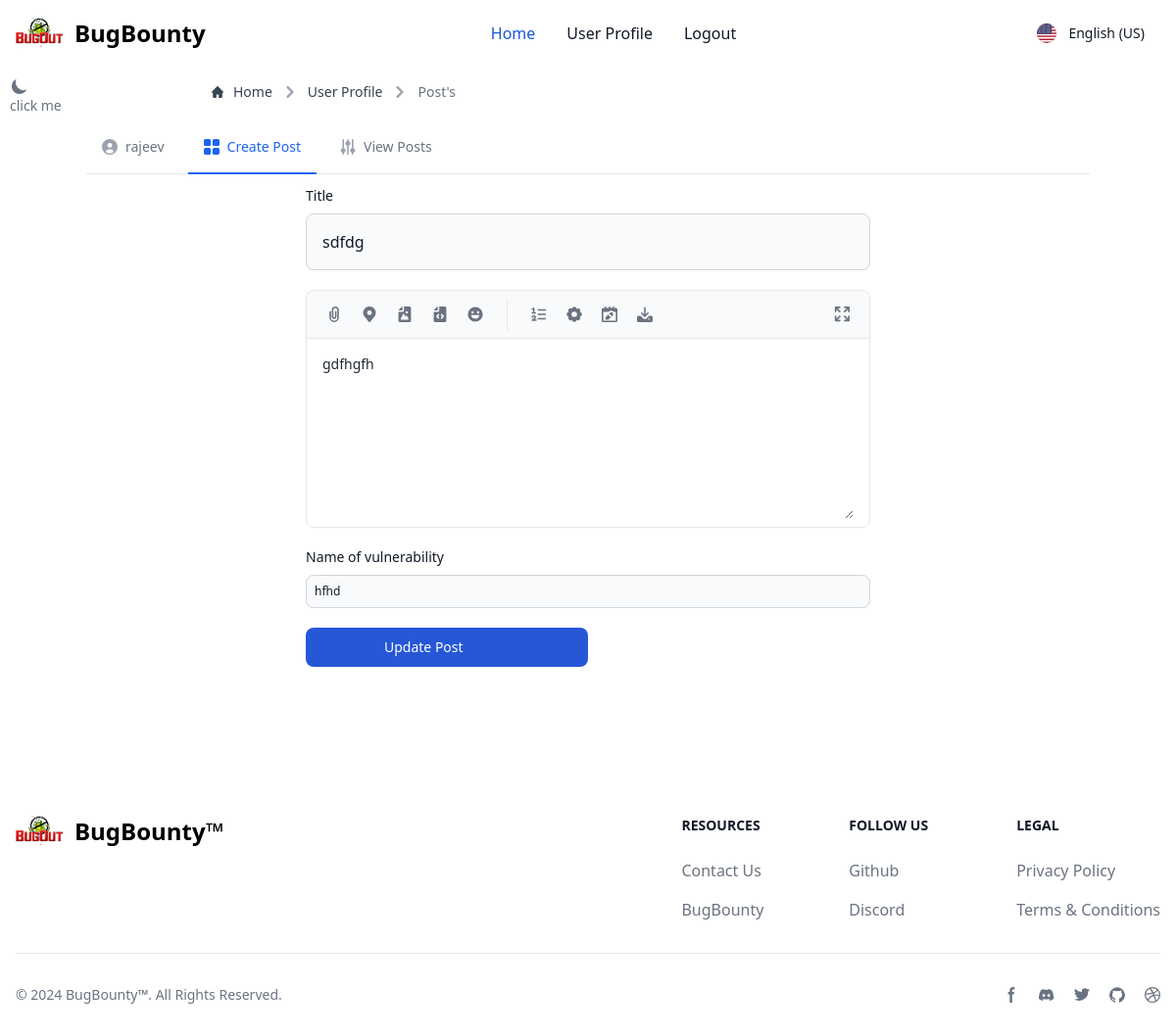
Before: /updateposts/20/ (signed in) with the older database file.
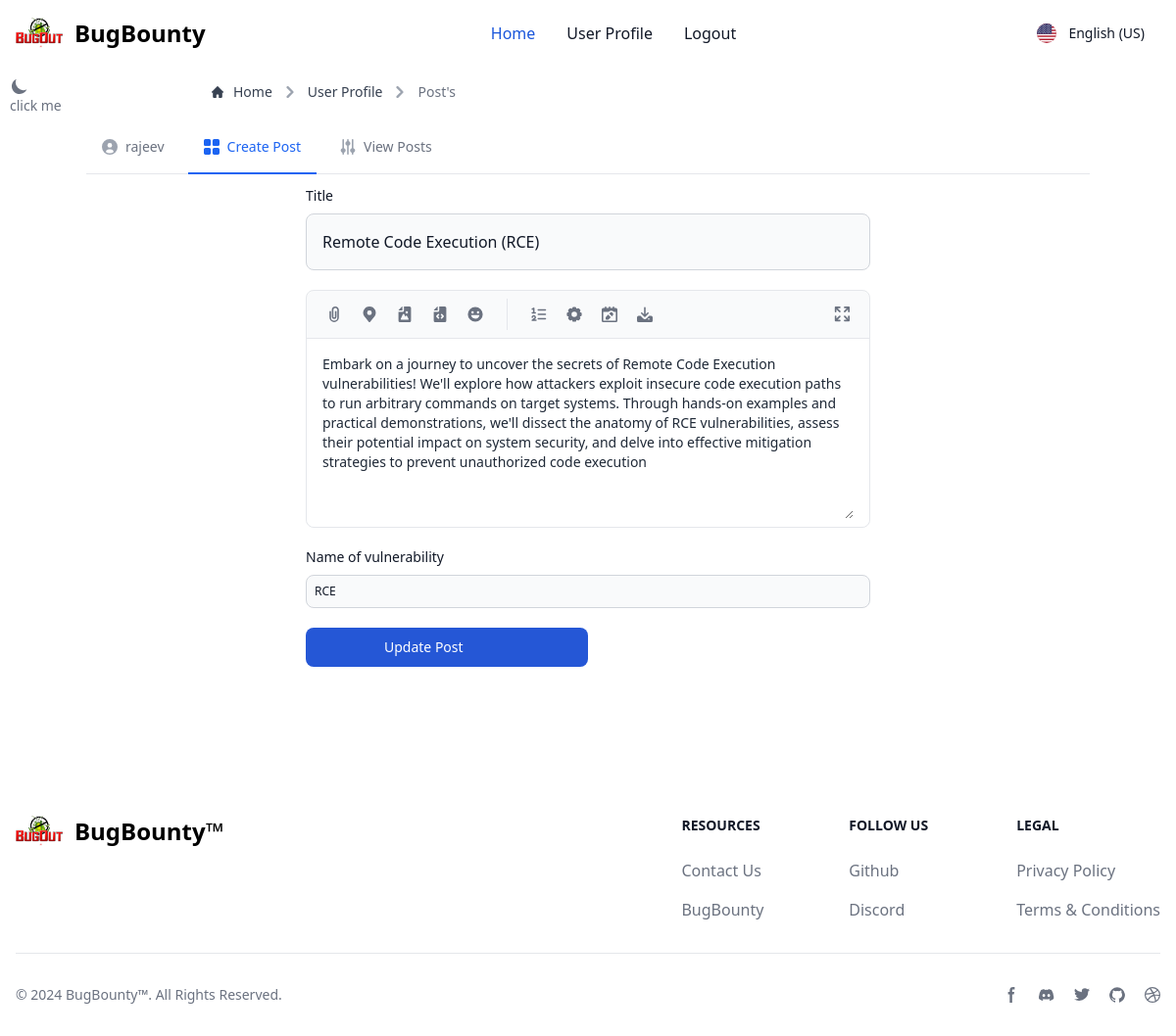
After: the same page with the newer database file.
### app/models.py (models this page shows)
class Posts(models.Model):
    title = models.CharField(max_length=150)
    description = models.TextField()
    tags = models.CharField(max_length=150, null=True, blank=True)
    user = models.ForeignKey(User, on_delete=models.CASCADE)
    date = models.DateField(auto_now=True)

### app/views.py (the view, shortened to what this page needs)
# urls.py: path('updateposts/<int:id>/', updatePost, name='updateposts'),
@login_required(login_url='/login')
def updatePost(request, id):
    try:
        query = Posts.objects.get(id=id)
        return render(request, 'editposts.html', {"query": query})
    except Exception as e:
        print(e)
        return redirect(page404)

### app/templates/editposts.html (shortened to what the changed rows need)
{% extends 'base.html' %}
{% block content %}
{% block posts %}
<form class="max-w-sm md:max-w-xl mx-auto" method="post">
    <div class="mb-5">
        <label for="large-input" class="block mb-2 text-sm font-medium text-gray-900 dark:text-white">Title</label>
        <input type="text" value="{{query.title}}" id="large-input" name="title" class="block w-full p-4 text-gray-900 border border-gray-300 rounded-lg bg-gray-50 text-base focus:ring-blue-500 focus:border-blue-500 dark:bg-gray-700 dark:border-gray-600 dark:placeholder-gray-400 dark:text-white dark:focus:ring-blue-500 dark:focus:border-blue-500" required>
    </div>
    <div class="mb-5">
    <div class="w-full mb-4 border border-gray-200 rounded-lg bg-gray-50 dark:bg-gray-700 dark:border-gray-600">
        <div class="px-4 py-2 bg-white rounded-b-lg dark:bg-gray-800">
            <textarea id="editor" name="describtion" rows="8" class="block w-full px-0 text-sm text-gray-800 bg-white border-0 dark:bg-gray-800 focus:ring-0 dark:text-white dark:placeholder-gray-400" placeholder="Describe about post..." required />{{query.description}}</textarea>
        </div>
    </div>
    </div>
    <div>
        <label for="small-input" class="block mb-2 text-sm font-medium text-gray-900 dark:text-white">Name of vulnerability</label>
        <input type="text" value="{{query.tags}}" id="small-input" class="block w-full p-2 text-gray-900 border border-gray-300 rounded-lg bg-gray-50 text-xs focus:ring-blue-500 focus:border-blue-500 dark:bg-gray-700 dark:border-gray-600 dark:placeholder-gray-400 dark:text-white dark:focus:ring-blue-500 dark:focus:border-blue-500" name="tags">
    </div>
  </form>
{% endblock posts %}
{% endblock content %}

Changed rows visible on the page:
changed Posts: title "sdfdg" → "Remote Code Execution (RCE)"; describtion "gdfhgfh" → "Embark on a journey to uncover the secrets of Remote Code Execution vulnerabilities! We'll explore how attackers exploit insecure code execution paths to run arbitrary commands on target systems. Through hands-on examples and practical demonstrations, we'll dissect the anatomy of RCE vulnerabilities, assess their potential impact on system security, and delve into effective mitigation strategies to prevent unauthorized code execution"; tags "hfhd" → "RCE"
